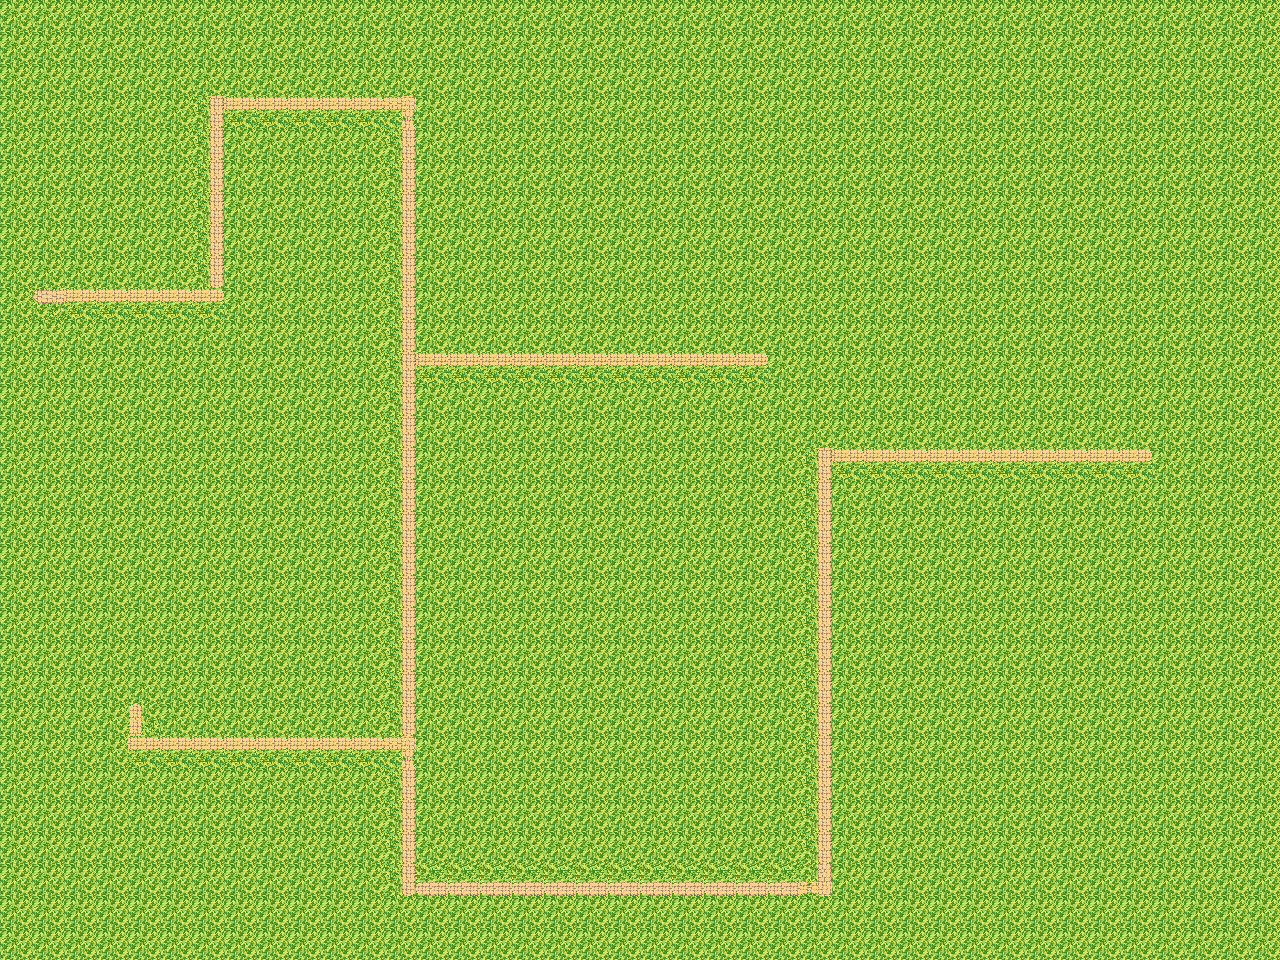

Tiled map render using the project's own tile images. Description and the whole map definition, tile-layer contents included, below:
An orthogonal 40x30 tile map with 32x32 px tiles, 1 tile layer (Ground), 2 tilesets and 14 objects.

<map version="1.10" tiledversion="1.10.2" orientation="orthogonal" renderorder="right-down" width="40" height="30" tilewidth="32" tileheight="32" infinite="0" nextlayerid="3" nextobjectid="15">
 <tileset firstgid="1" source="dn1010 io island.tsx" />
 <tileset firstgid="100" source="io island objects.tsx" />
 <layer id="1" name="Ground" width="40" height="30">
  <data encoding="csv">
94,94,94,94,94,94,94,94,94,94,94,94,94,94,94,94,94,94,94,94,94,94,94,94,94,94,94,94,94,94,94,94,94,94,94,94,94,94,94,94,
94,94,94,94,94,94,94,94,94,94,94,94,94,94,94,94,94,94,94,94,94,94,94,94,94,94,94,94,94,94,94,94,94,94,94,94,94,94,94,94,
94,94,94,94,94,94,94,94,94,94,94,94,94,94,94,94,94,94,94,94,94,94,94,94,94,94,94,94,94,94,94,94,94,94,94,94,94,94,94,94,
94,94,94,94,94,94,3221225525,2684354613,2684354613,2684354613,2684354613,2684354613,2684354624,94,94,94,94,94,94,94,94,94,94,94,94,94,94,94,94,94,94,94,94,94,94,94,94,94,94,94,
94,94,94,94,94,94,3221225525,94,94,94,94,94,3221225525,94,94,94,94,94,94,94,94,94,94,94,94,94,94,94,94,94,94,94,94,94,94,94,94,94,94,94,
94,94,94,94,94,94,3221225525,94,94,94,94,94,3221225525,94,94,94,94,94,94,94,94,94,94,94,94,94,94,94,94,94,94,94,94,94,94,94,94,94,94,94,
94,94,94,94,94,94,3221225525,94,94,94,94,94,3221225525,94,94,94,94,94,94,94,94,94,94,94,94,94,94,94,94,94,94,94,94,94,94,94,94,94,94,94,
94,94,94,94,94,94,3221225525,94,94,94,94,94,3221225525,94,94,94,94,94,94,94,94,94,94,94,94,94,94,94,94,94,94,94,94,94,94,94,94,94,94,94,
94,94,94,94,94,94,3221225525,94,94,94,94,94,3221225525,94,94,94,94,94,94,94,94,94,94,94,94,94,94,94,94,94,94,94,94,94,94,94,94,94,94,94,
94,63,2684354613,2684354613,2684354613,2684354613,2684354613,94,94,94,94,94,3221225525,94,94,94,94,94,94,94,94,94,94,94,94,94,94,94,94,94,94,94,94,94,94,94,94,94,94,94,
94,94,94,94,94,94,94,94,94,94,94,94,3221225525,94,94,94,94,94,94,94,94,94,94,94,94,94,94,94,94,94,94,94,94,94,94,94,94,94,94,94,
94,94,94,94,94,94,94,94,94,94,94,94,3221225525,2684354613,2684354613,2684354613,2684354613,2684354613,2684354613,2684354613,2684354613,2684354613,2684354613,2684354613,94,94,94,94,94,94,94,94,94,94,94,94,94,94,94,94,
94,94,94,94,94,94,94,94,94,94,94,94,3221225525,94,94,94,94,94,94,94,94,94,94,94,94,94,94,94,94,94,94,94,94,94,94,94,94,94,94,94,
94,94,94,94,94,94,94,94,94,94,94,94,3221225525,94,94,94,94,94,94,94,94,94,94,94,94,94,94,94,94,94,94,94,94,94,94,94,94,94,94,94,
94,94,94,94,94,94,94,94,94,94,94,94,3221225525,94,94,94,94,94,94,94,94,94,94,94,94,3221225525,2684354613,2684354613,2684354613,2684354613,2684354613,2684354613,2684354613,2684354613,2684354613,2684354613,94,94,94,94,
94,94,94,94,94,94,94,94,94,94,94,94,3221225525,94,94,94,94,94,94,94,94,94,94,94,94,3221225525,94,94,94,94,94,94,94,94,94,94,94,94,94,94,
94,94,94,94,94,94,94,94,94,94,94,94,3221225525,94,94,94,94,94,94,94,94,94,94,94,94,3221225525,94,94,94,94,94,94,94,94,94,94,94,94,94,94,
94,94,94,94,94,94,94,94,94,94,94,94,3221225525,94,94,94,94,94,94,94,94,94,94,94,94,3221225525,94,94,94,94,94,94,94,94,94,94,94,94,94,94,
94,94,94,94,94,94,94,94,94,94,94,94,3221225525,94,94,94,94,94,94,94,94,94,94,94,94,3221225525,94,94,94,94,94,94,94,94,94,94,94,94,94,94,
94,94,94,94,94,94,94,94,94,94,94,94,3221225525,94,94,94,94,94,94,94,94,94,94,94,94,3221225525,94,94,94,94,94,94,94,94,94,94,94,94,94,94,
94,94,94,94,94,94,94,94,94,94,94,94,3221225525,94,94,94,94,94,94,94,94,94,94,94,94,3221225525,94,94,94,94,94,94,94,94,94,94,94,94,94,94,
94,94,94,94,94,94,94,94,94,94,94,94,3221225525,94,94,94,94,94,94,94,94,94,94,94,94,3221225525,94,94,94,94,94,94,94,94,94,94,94,94,94,94,
94,94,94,94,53,94,94,94,94,94,94,94,3221225525,94,94,94,94,94,94,94,94,94,94,94,94,3221225525,94,94,94,94,94,94,94,94,94,94,94,94,94,94,
94,94,94,94,2684354613,2684354613,2684354613,2684354613,2684354613,2684354613,2684354613,2684354613,2684354624,94,94,94,94,94,94,94,94,94,94,94,94,3221225525,94,94,94,94,94,94,94,94,94,94,94,94,94,94,
94,94,94,94,94,94,94,94,94,94,94,94,3221225525,94,94,94,94,94,94,94,94,94,94,94,94,3221225525,94,94,94,94,94,94,94,94,94,94,94,94,94,94,
94,94,94,94,94,94,94,94,94,94,94,94,3221225525,94,94,94,94,94,94,94,94,94,94,94,94,3221225525,94,94,94,94,94,94,94,94,94,94,94,94,94,94,
94,94,94,94,94,94,94,94,94,94,94,94,3221225525,94,94,94,94,94,94,94,94,94,94,94,94,3221225525,94,94,94,94,94,94,94,94,94,94,94,94,94,94,
94,94,94,94,94,94,94,94,94,94,94,94,3221225525,1610612789,1610612789,1610612789,1610612789,1610612789,1610612789,1610612789,1610612789,1610612789,1610612789,1610612789,1610612789,3221225536,94,94,94,94,94,94,94,94,94,94,94,94,94,94,
94,94,94,94,94,94,94,94,94,94,94,94,94,94,94,94,94,94,94,94,94,94,94,94,94,94,94,94,94,94,94,94,94,94,94,94,94,94,94,94,
94,94,94,94,94,94,94,94,94,94,94,94,94,94,94,94,94,94,94,94,94,94,94,94,94,94,94,94,94,94,94,94,94,94,94,94,94,94,94,94
</data>
 </layer>
 <objectgroup id="2" name="Object Layer 1">
  <object id="1" gid="104" x="58" y="712" width="234" height="159" />
  <object id="2" gid="100" x="563" y="346" width="317" height="221" />
  <object id="3" gid="102" x="146" y="945" width="151" height="114" />
  <object id="4" gid="103" x="507" y="834" width="117" height="216" />
  <object id="5" gid="103" x="271" y="526" width="100" height="179" />
  <object id="6" gid="103" x="1121" y="899" width="143" height="231" />
  <object id="7" gid="103" x="856" y="706" width="126" height="204" />
  <object id="8" gid="103" x="1137" y="358" width="106" height="165" />
  <object id="9" gid="103" x="450" y="594" width="127" height="198" />
  <object id="10" gid="103" x="902" y="926" width="131" height="196" />
  <object id="11" gid="103" x="666" y="881" width="128" height="200" />
  <object id="12" gid="103" x="44" y="232" width="126" height="201" />
  <object id="13" gid="102" x="1077" y="649" width="137" height="107" />
  <object id="14" gid="102" x="912" y="173" width="170" height="119" />
 </objectgroup>
</map>
